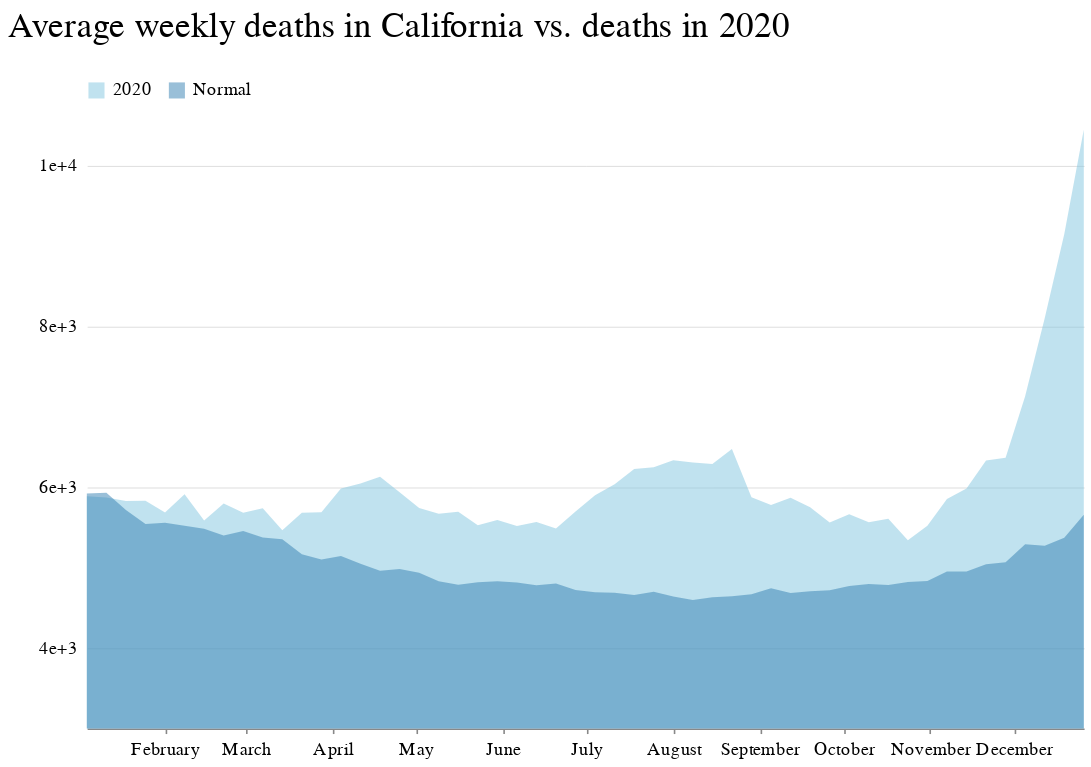

Notebook cell for this chart:
### Markdown cell above
### Chart it

### Code cell
domain = ["2020", "Normal"]
range_ = ["#82c6df", "#3580b1"]

chart = (
    alt.Chart(then_now_melt)
    .mark_area(opacity=0.5)
    .encode(
        x=alt.X(
            "week_ending_date:T",
            title="",
            axis=alt.Axis(format="%B", tickCount=10, grid=False),
        ),
        y=alt.Y(
            "count",
            title=" ",
            stack=None,
            axis=alt.Axis(
                tickSize=0,
                domainOpacity=0,
                tickCount=4,
                offset=4,
                gridWidth=0.6,
                gridColor="#dddddd",
                format="",
            ),
            scale=alt.Scale(domain=(3000, 10000)),
        ),
        color=alt.Color(
            "year", title=" ", scale=alt.Scale(domain=domain, range=range_)
        ),
    )
    .properties(
        width=620,
        height=350,
        title="Average weekly deaths in California vs. deaths in 2020",
    )
    .configure_view(strokeOpacity=0)
    .configure_legend(orient="top", symbolType="square")
)
chart

### Figure 1 — Vega-Lite specification as saved in the notebook (floating-point values rounded to 4 significant figures)
{"config": {"view": {"width": 800, "height": 450, "strokeOpacity": 0}, "background": "#ffffff", "title": {"anchor": "start", "font": "Benton Gothic Bold, sans", "fontColor": "#000000", "fontSize": 22, "fontWeight": "normal"}, "arc": {"fill": "#82c6df"}, "area": {"fill": "#82c6df"}, "line": {"stroke": "#82c6df", "strokeWidth": 3}, "path": {"stroke": "#82c6df"}, "rect": {"fill": "#82c6df"}, "shape": {"stroke": "#82c6df"}, "bar": {"fill": "#82c6df"}, "point": {"stroke": "#82c6df"}, "symbol": {"fill": "#82c6df", "size": 30}, "axis": {"titleFont": "Benton Gothic Bold, sans", "titleFontSize": 13, "titleFontWeight": "normal", "labelFont": "Benton Gothic, sans", "labelFontSize": 11.5, "labelFontWeight": "normal"}, "axisX": {"labelAngle": 0, "labelPadding": 4, "tickSize": 3}, "axisY": {"labelBaseline": "middle", "maxExtent": 45, "minExtent": 45, "tickSize": 2, "titleAlign": "left", "titleAngle": 0, "titleX": -45, "titleY": -11}, "legend": {"titleFont": "Benton Gothic Bold, sans", "titleFontSize": 13, "titleFontWeight": "normal", "symbolType": "square", "labelFont": "Benton Gothic, sans", "labelFontSize": 11.5, "orient": "top"}, "range": {"category": ["#3580b1", "#ec8431", "#ab7fb4", "#c89d29", "#adc839", "#829eb1"], "diverging": ["#e68a4f", "#f4bb6a", "#f9e39c", "#dadfe2", "#a6b7c6", "#849eae"], "heatmap": ["#fbf2c7", "#f9e39c", "#f8d36e", "#f4bb6a", "#e68a4f", "#d15a40", "#ab4232"], "ordinal": ["#fbf2c7", "#f9e39c", "#f8d36e", "#f4bb6a", "#e68a4f", "#d15a40", "#ab4232"], "ramp": ["#fbf2c7", "#f9e39c", "#f8d36e", "#f4bb6a", "#e68a4f", "#d15a40", "#ab4232"]}}, "data": {"name": "data-4df8a9cf0b662562d83fd629d2e6dab3"}, "mark": {"type": "area", "opacity": 0.5}, "encoding": {"color": {"type": "nominal", "field": "year", "scale": {"domain": ["2020", "Normal"], "range": ["#82c6df", "#3580b1"]}, "title": " "}, "x": {"type": "temporal", "axis": {"format": "%B", "grid": false, "tickCount": 10}, "field": "week_ending_date", "title": ""}, "y": {"type": "quantitative", "axis": {"domainOpacity": 0, "format": "", "gridColor": "#dddddd", "gridWidth": 0.6, "offset": 4, "tickCount": 4, "tickSize": 0}, "field": "count", "scale": {"domain": [3000, 10000]}, "stack": null, "title": " "}}, "height": 350, "title": "Average weekly deaths in California vs. deaths in 2020", "width": 620, "$schema": "https://vega.github.io/schema/vega-lite/v4.0.2.json", "datasets": {"data-4df8a9cf0b662562d83fd629d2e6dab3": [{"week": 52, "week_ending_date": "2020-12-26T00:00:00", "year": "2020", "count": 10450.0}, {"week": 23, "week_ending_date": "2020-06-06T00:00:00", "year": "2020", "count": 5517.0}, {"week": 22, "week_ending_date": "2020-05-30T00:00:00", "year": "2020", "count": 5592.0}, {"week": 21, "week_ending_date": "2020-05-23T00:00:00", "year": "2020", "count": 5528.0}, {"week": 20, "week_ending_date": "2020-05-16T00:00:00", "year": "2020", "count": 5694.0}, {"week": 19, "week_ending_date": "2020-05-09T00:00:00", "year": "2020", "count": 5669.0}, {"week": 18, "week_ending_date": "2020-05-02T00:00:00", "year": "2020", "count": 5743.0}, {"week": 17, "week_ending_date": "2020-04-25T00:00:00", "year": "2020", "count": 5938.0}, {"week": 16, "week_ending_date": "2020-04-18T00:00:00", "year": "2020", "count": 6130.0}, {"week": 15, "week_ending_date": "2020-04-11T00:00:00", "year": "2020", "count": 6046.0}, {"week": 14, "week_ending_date": "2020-04-04T00:00:00", "year": "2020", "count": 5985.0}, {"week": 24, "week_ending_date": "2020-06-13T00:00:00", "year": "2020", "count": 5567.0}, {"week": 13, "week_ending_date": "2020-03-28T00:00:00", "year": "2020", "count": 5689.0}, {"week": 11, "week_ending_date": "2020-03-14T00:00:00", "year": "2020", "count": 5465.0}, {"week": 10, "week_ending_date": "2020-03-07T00:00:00", "year": "2020", "count": 5737.0}, {"week": 9, "week_ending_date": "2020-02-29T00:00:00", "year": "2020", "count": 5681.0}, {"week": 8, "week_ending_date": "2020-02-22T00:00:00", "year": "2020", "count": 5797.0}, {"week": 7, "week_ending_date": "2020-02-15T00:00:00", "year": "2020", "count": 5587.0}, {"week": 6, "week_ending_date": "2020-02-08T00:00:00", "year": "2020", "count": 5913.0}, {"week": 5, "week_ending_date": "2020-02-01T00:00:00", "year": "2020", "count": 5686.0}, {"week": 4, "week_ending_date": "2020-01-25T00:00:00", "year": "2020", "count": 5832.0}, {"week": 3, "week_ending_date": "2020-01-18T00:00:00", "year": "2020", "count": 5830.0}, {"week": 2, "week_ending_date": "2020-01-11T00:00:00", "year": "2020", "count": 5873.0}, {"week": 12, "week_ending_date": "2020-03-21T00:00:00", "year": "2020", "count": 5681.0}, {"week": 25, "week_ending_date": "2020-06-20T00:00:00", "year": "2020", "count": 5488.0}, {"week": 26, "week_ending_date": "2020-06-27T00:00:00", "year": "2020", "count": 5697.0}, {"week": 27, "week_ending_date": "2020-07-04T00:00:00", "year": "2020", "count": 5900.0}, {"week": 50, "week_ending_date": "2020-12-12T00:00:00", "year": "2020", "count": 8103.0}, {"week": 49, "week_ending_date": "2020-12-05T00:00:00", "year": "2020", "count": 7133.0}, {"week": 48, "week_ending_date": "2020-11-28T00:00:00", "year": "2020", "count": 6368.0}, {"week": 47, "week_ending_date": "2020-11-21T00:00:00", "year": "2020", "count": 6333.0}, {"week": 46, "week_ending_date": "2020-11-14T00:00:00", "year": "2020", "count": 5984.0}, {"week": 45, "week_ending_date": "2020-11-07T00:00:00", "year": "2020", "count": 5852.0}, {"week": 44, "week_ending_date": "2020-10-31T00:00:00", "year": "2020", "count": 5521.0}, {"week": 43, "week_ending_date": "2020-10-24T00:00:00", "year": "2020", "count": 5342.0}, {"week": 42, "week_ending_date": "2020-10-17T00:00:00", "year": "2020", "count": 5609.0}, {"week": 41, "week_ending_date": "2020-10-10T00:00:00", "year": "2020", "count": 5563.0}, {"week": 40, "week_ending_date": "2020-10-03T00:00:00", "year": "2020", "count": 5663.0}, {"week": 39, "week_ending_date": "2020-09-26T00:00:00", "year": "2020", "count": 5561.0}, {"week": 38, "week_ending_date": "2020-09-19T00:00:00", "year": "2020", "count": 5750.0}, {"week": 37, "week_ending_date": "2020-09-12T00:00:00", "year": "2020", "count": 5870.0}, {"week": 36, "week_ending_date": "2020-09-05T00:00:00", "year": "2020", "count": 5779.0}, {"week": 35, "week_ending_date": "2020-08-29T00:00:00", "year": "2020", "count": 5874.0}, {"week": 34, "week_ending_date": "2020-08-22T00:00:00", "year": "2020", "count": 6474.0}, {"week": 33, "week_ending_date": "2020-08-15T00:00:00", "year": "2020", "count": 6289.0}, {"week": 32, "week_ending_date": "2020-08-08T00:00:00", "year": "2020", "count": 6306.0}, {"week": 31, "week_ending_date": "2020-08-01T00:00:00", "year": "2020", "count": 6334.0}, {"week": 30, "week_ending_date": "2020-07-25T00:00:00", "year": "2020", "count": 6248.0}, {"week": 29, "week_ending_date": "2020-07-18T00:00:00", "year": "2020", "count": 6227.0}, {"week": 28, "week_ending_date": "2020-07-11T00:00:00", "year": "2020", "count": 6038.0}, {"week": 1, "week_ending_date": "2020-01-04T00:00:00", "year": "2020", "count": 5888.0}, {"week": 51, "week_ending_date": "2020-12-19T00:00:00", "year": "2020", "count": 9145.0}, {"week": 1, "week_ending_date": "2020-01-04T00:00:00", "year": "Normal", "count": 5923.0}, {"week": 50, "week_ending_date": "2020-12-12T00:00:00", "year": "Normal", "count": 5271.0}, {"week": 23, "week_ending_date": "2020-06-06T00:00:00", "year": "Normal", "count": 4815.0}, {"week": 22, "week_ending_date": "2020-05-30T00:00:00", "year": "Normal", "count": 4829.0}, {"week": 21, "week_ending_date": "2020-05-23T00:00:00", "year": "Normal", "count": 4819.0}, {"week": 20, "week_ending_date": "2020-05-16T00:00:00", "year": "Normal", "count": 4786.0}, {"week": 19, "week_ending_date": "2020-05-09T00:00:00", "year": "Normal", "count": 4830.0}, {"week": 18, "week_ending_date": "2020-05-02T00:00:00", "year": "Normal", "count": 4935.0}, {"week": 17, "week_ending_date": "2020-04-25T00:00:00", "year": "Normal", "count": 4983.0}, {"week": 16, "week_ending_date": "2020-04-18T00:00:00", "year": "Normal", "count": 4961.0}, {"week": 15, "week_ending_date": "2020-04-11T00:00:00", "year": "Normal", "count": 5049.0}, {"week": 14, "week_ending_date": "2020-04-04T00:00:00", "year": "Normal", "count": 5144.0}, {"week": 24, "week_ending_date": "2020-06-13T00:00:00", "year": "Normal", "count": 4780.0}, {"week": 13, "week_ending_date": "2020-03-28T00:00:00", "year": "Normal", "count": 5100.0}, {"week": 11, "week_ending_date": "2020-03-14T00:00:00", "year": "Normal", "count": 5353.0}, {"week": 10, "week_ending_date": "2020-03-07T00:00:00", "year": "Normal", "count": 5375.0}, {"week": 9, "week_ending_date": "2020-02-29T00:00:00", "year": "Normal", "count": 5454.0}, {"week": 8, "week_ending_date": "2020-02-22T00:00:00", "year": "Normal", "count": 5400.0}, {"week": 7, "week_ending_date": "2020-02-15T00:00:00", "year": "Normal", "count": 5482.0}, {"week": 6, "week_ending_date": "2020-02-08T00:00:00", "year": "Normal", "count": 5521.0}, {"week": 5, "week_ending_date": "2020-02-01T00:00:00", "year": "Normal", "count": 5559.0}, {"week": 4, "week_ending_date": "2020-01-25T00:00:00", "year": "Normal", "count": 5543.0}, {"week": 3, "week_ending_date": "2020-01-18T00:00:00", "year": "Normal", "count": 5718.0}, {"week": 2, "week_ending_date": "2020-01-11T00:00:00", "year": "Normal", "count": 5932.0}, {"week": 12, "week_ending_date": "2020-03-21T00:00:00", "year": "Normal", "count": 5167.0}, {"week": 51, "week_ending_date": "2020-12-19T00:00:00", "year": "Normal", "count": 5371.0}, {"week": 25, "week_ending_date": "2020-06-20T00:00:00", "year": "Normal", "count": 4804.0}, {"week": 27, "week_ending_date": "2020-07-04T00:00:00", "year": "Normal", "count": 4694.0}, {"week": 49, "week_ending_date": "2020-12-05T00:00:00", "year": "Normal", "count": 5290.0}, {"week": 48, "week_ending_date": "2020-11-28T00:00:00", "year": "Normal", "count": 5068.0}, {"week": 47, "week_ending_date": "2020-11-21T00:00:00", "year": "Normal", "count": 5043.0}, {"week": 46, "week_ending_date": "2020-11-14T00:00:00", "year": "Normal", "count": 4951.0}, {"week": 45, "week_ending_date": "2020-11-07T00:00:00", "year": "Normal", "count": 4951.0}, {"week": 44, "week_ending_date": "2020-10-31T00:00:00", "year": "Normal", "count": 4834.0}, {"week": 43, "week_ending_date": "2020-10-24T00:00:00", "year": "Normal", "count": 4820.0}, {"week": 42, "week_ending_date": "2020-10-17T00:00:00", "year": "Normal", "count": 4785.0}, {"week": 41, "week_ending_date": "2020-10-10T00:00:00", "year": "Normal", "count": 4796.0}, {"week": 40, "week_ending_date": "2020-10-03T00:00:00", "year": "Normal", "count": 4771.0}, {"week": 26, "week_ending_date": "2020-06-27T00:00:00", "year": "Normal", "count": 4722.0}, {"week": 39, "week_ending_date": "2020-09-26T00:00:00", "year": "Normal", "count": 4719.0}, {"week": 37, "week_ending_date": "2020-09-12T00:00:00", "year": "Normal", "count": 4684.0}, {"week": 36, "week_ending_date": "2020-09-05T00:00:00", "year": "Normal", "count": 4742.0}, {"week": 35, "week_ending_date": "2020-08-29T00:00:00", "year": "Normal", "count": 4668.0}, {"week": 34, "week_ending_date": "2020-08-22T00:00:00", "year": "Normal", "count": 4644.0}, {"week": 33, "week_ending_date": "2020-08-15T00:00:00", "year": "Normal", "count": 4631.0}, {"week": 32, "week_ending_date": "2020-08-08T00:00:00", "year": "Normal", "count": 4597.0}, {"week": 31, "week_ending_date": "2020-08-01T00:00:00", "year": "Normal", "count": 4641.0}, {"week": 30, "week_ending_date": "2020-07-25T00:00:00", "year": "Normal", "count": 4701.0}, {"week": 29, "week_ending_date": "2020-07-18T00:00:00", "year": "Normal", "count": 4660.0}, {"week": 28, "week_ending_date": "2020-07-11T00:00:00", "year": "Normal", "count": 4688.0}, {"week": 38, "week_ending_date": "2020-09-19T00:00:00", "year": "Normal", "count": 4705.0}, {"week": 52, "week_ending_date": "2020-12-26T00:00:00", "year": "Normal", "count": 5657.0}]}}
